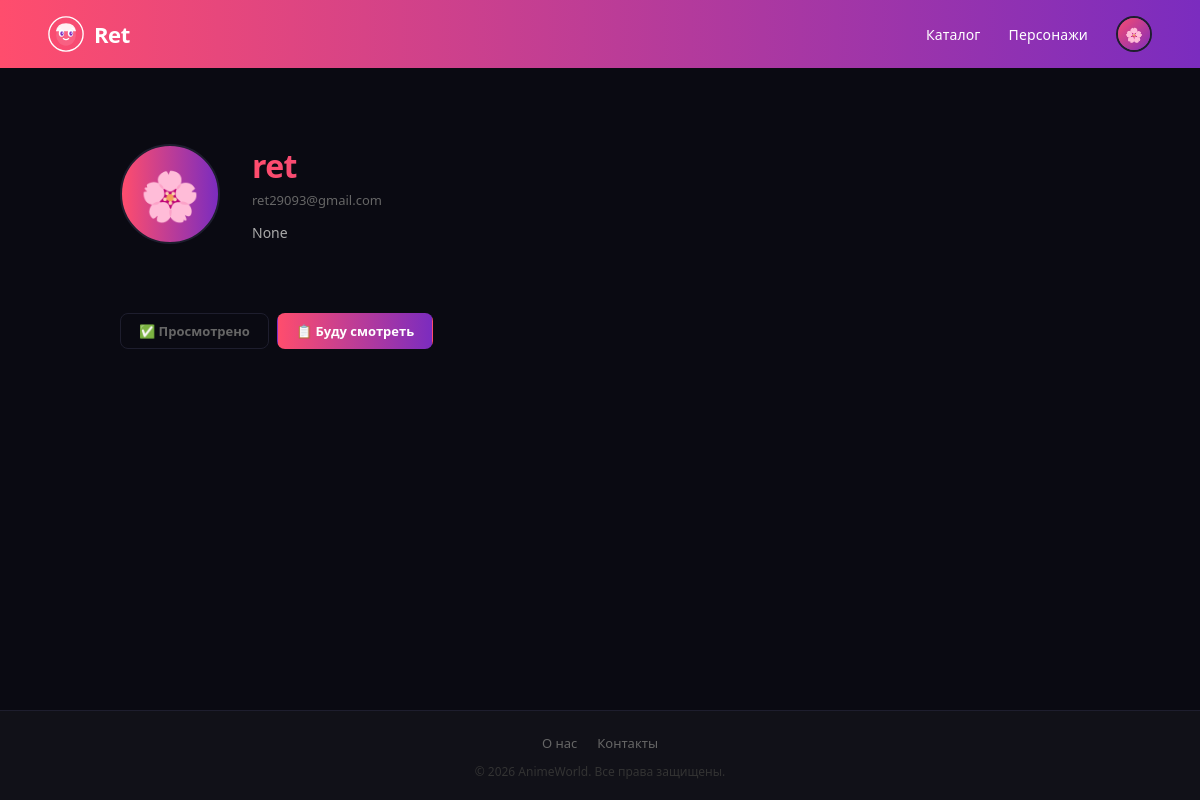
Screenshot of /profil/2/ (signed in) with the database file from the repository.
### core/models.py (models this page shows)
class CustemUser(AbstractUser):
    avatar = models.ImageField(upload_to="avatars", null=True, blank=True)
    description = models.TextField(max_length=250, null=True, blank=True)

### core/views.py (the view)
# urls.py: path('profil/<int:pk>/', profil_page, name="profil_page"),
@login_required
def profil_page(request, pk):
    user = get_object_or_404(CustemUser, id=pk)
    rating_sub = Reating.objects.filter(
        user=user, anime=OuterRef('anime')
    ).values('point')[:1]
    watched = user.bookmark_set.filter(status='watched').annotate(
        user_rating=Subquery(rating_sub)
    )
    planned = user.bookmark_set.filter(status='planned')
    context = {
        'user': user,
        'watched': watched,
        'planned': planned,
    }
    return render(request, "profil.html", context)

### core/templates/profil.html (shortened to what this page needs)
{% extends './base.html' %}
{% block content %}
    <main class="main">
        <div class="profile">
            <div class="profile-hero">
                <div class="profile-avatar-wrap">
                    {% if user.avatar %}
                        <img src="{{ user.avatar.url }}" alt="{{ user.username }}" class="profile-avatar-img"/>
                    {% else %}
                        <div class="profile-avatar">🌸</div>
                    {% endif %}
                </div>
                <div class="profile-info">
                    <h1 class="profile-name">{{ user.username }}</h1>
                    <p class="profile-tag">{{ user.email }}</p>
                    <p class="profile-bio">{{ user.description }}</p>
                </div>
            </div>
            <div class="watchlist">
                <div class="watchlist-tabs">
                    <button class="watchlist-tab" onclick="switchTab(this, 'watched')">✅ Просмотрено</button>
                    <button class="watchlist-tab active" onclick="switchTab(this, 'plan')">📋 Буду смотреть</button>
                </div>
            </div>
        </div>
    </main>
{% endblock %}

### staticfiles_dev/css/style.css (style rules this page uses)
* { margin:0;padding:0;box-sizing:border-box;font-family:'Segoe UI',system-ui,sans-serif }
html,body { height:100% }
body { min-height:100vh;background:#0a0a12;color:#fff;display:flex;flex-direction:column }
:root { --pink:#ff4d6d; --purple:#7b2cbf; --grad:linear-gradient(90deg,#ff4d6d,#7b2cbf); --bg:#0a0a12; --card:#111118; --border:#1e1e2e; --muted:#666; --text:#e0e0e0; }
.profile-avatar { width:100%;height:100%; border-radius:50%; display:flex;align-items:center;justify-content:center; font-size:16px; background:var(--grad); }
.main { flex:1;padding:16px }
.about h1,.about .stat-number,.contacts h1,.profile-name, .catalog-page-title,.characters-title,.form-title,.detail-title { background:var(--grad); -webkit-background-clip:text;background-clip:text;-webkit-text-fill-color:transparent }
.profile { max-width:1000px;margin:0 auto;padding:60px 20px;text-align:left }
.profile-hero { display:flex;align-items:flex-start;gap:32px;margin-bottom:48px;flex-wrap:wrap }
.profile-avatar-wrap { position:relative;flex-shrink:0 }
.profile-avatar { width:100px;height:100px; background:var(--grad); border-radius:50%; display:flex;align-items:center;justify-content:center; font-size:48px; border:2px solid var(--border); }
.profile-info { flex:1 }
.profile-name { font-size:32px;font-weight:800;margin-bottom:4px;letter-spacing:-.02em }
.profile-tag { color:var(--muted);font-size:13px;margin-bottom:12px }
.profile-bio { color:#aaa;font-size:14px;line-height:1.7;margin-bottom:20px;max-width:480px }
.watchlist { margin-bottom:48px }
.watchlist-tabs { display:flex;gap:8px;margin-bottom:18px;flex-wrap:wrap }
.watchlist-tab { padding:8px 18px !important;border-radius:8px !important;border:1px solid var(--border);background:transparent;color:var(--muted);font-size:13px !important;font-weight:600;cursor:pointer;transition:all .2s }
.watchlist-tab.active { background:var(--grad);border-color:transparent;color:#fff }

### rows the page displays
CustemUser: username "ret", email "ret29093@gmail.com", description "None"
